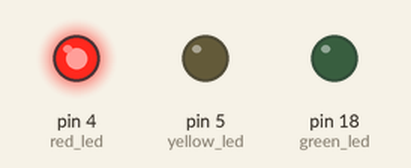
A sketch run on a simulated Arduino Uno, built with avr-gcc and run on an emulated ATmega328P. Parts: output pins drawn as LEDs (lit = HIGH).

Above: at 2.5 s.
At 7.5 s:
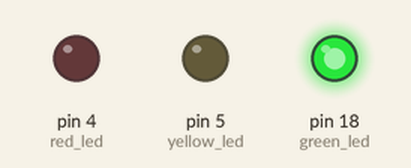
At 11.0 s:
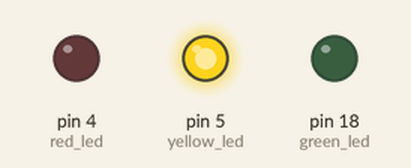
Timing chart, 0 to 15.6 s (numbered marks = the images above):
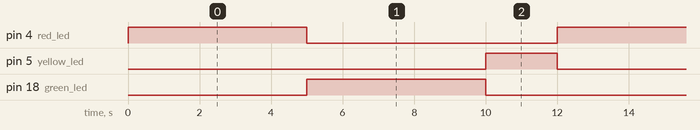

The sketch:

Blinking_Traffic_Light_in_order.ino
```cpp
#define green_led 18
#define red_led 4
#define yellow_led 5

void setup() {
  pinMode(green_led, OUTPUT);
  pinMode(red_led, OUTPUT);
  pinMode(yellow_led, OUTPUT);
}

void loop() {
  digitalWrite(red_led, HIGH);
  digitalWrite(green_led, LOW);
  digitalWrite(yellow_led, LOW);
  delay(5000);

  digitalWrite(red_led, LOW);
  digitalWrite(green_led, HIGH);
  digitalWrite(yellow_led, LOW);
  delay(5000);

  digitalWrite(red_led, LOW);
  digitalWrite(green_led, LOW);
  digitalWrite(yellow_led, HIGH);
  delay(2000);
}
```

Measured:
- by itself, pin 4 (red_led), pin 18 (green_led): alternates HIGH for 5.0 s and LOW for 7.0 s
- by itself, pin 5 (yellow_led): alternates HIGH for 2.0 s and LOW for 10.0 s
- by itself, everything shown: repeats every 12.0 s, in 3 steps
